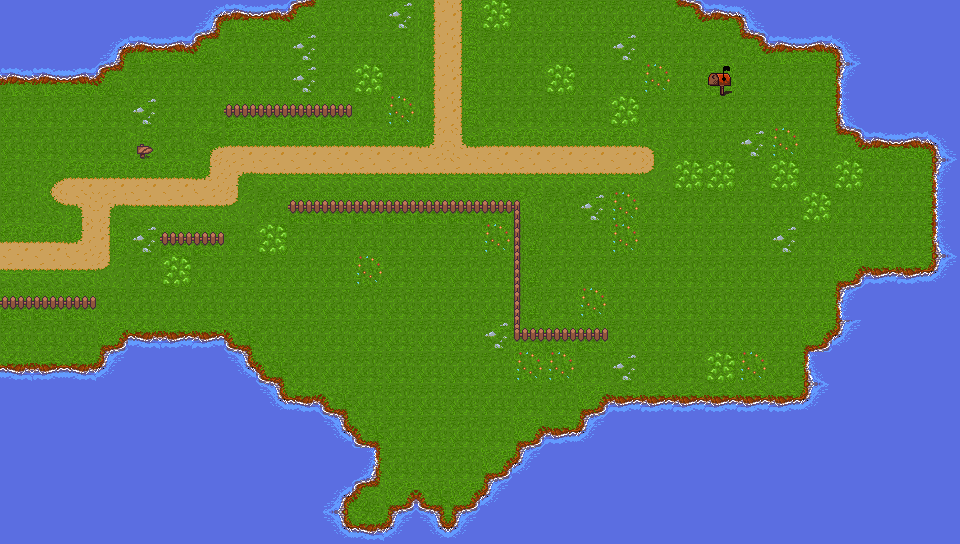

This game map was drawn from its Tiled (.tmx) file and the tilesets committed beside it. A one-line description and the trimmed map source follow:
An orthogonal 30x17 tile map with 32x32 px tiles, 1 tile layer (Tile Layer 1).

<map version="1.10" tiledversion="1.11.2" orientation="orthogonal" renderorder="right-down" width="30" height="17" tilewidth="32" tileheight="32" infinite="0" nextlayerid="2" nextobjectid="1">
 <tileset firstgid="1" name="map_tileset1" tilewidth="32" tileheight="32" spacing="2" margin="2" tilecount="198" columns="18">
  <image source="map_tileset1.png" trans="000000" width="640" height="400" />
 </tileset>
 <layer id="1" name="Tile Layer 1" width="30" height="17">
  <data>[510 cells, 510 non-empty, 42 distinct tile ids]</data>
 </layer>
</map>